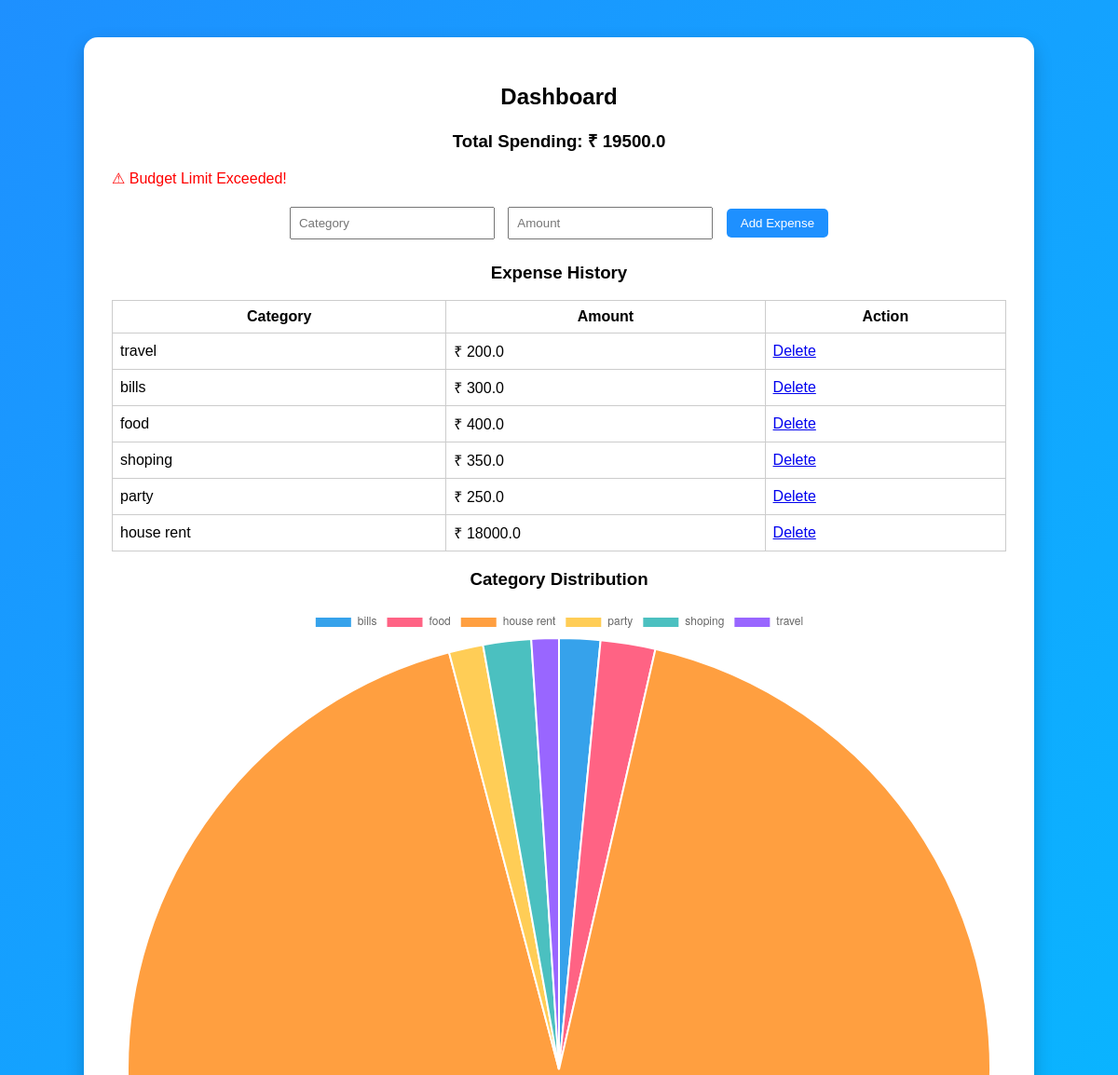
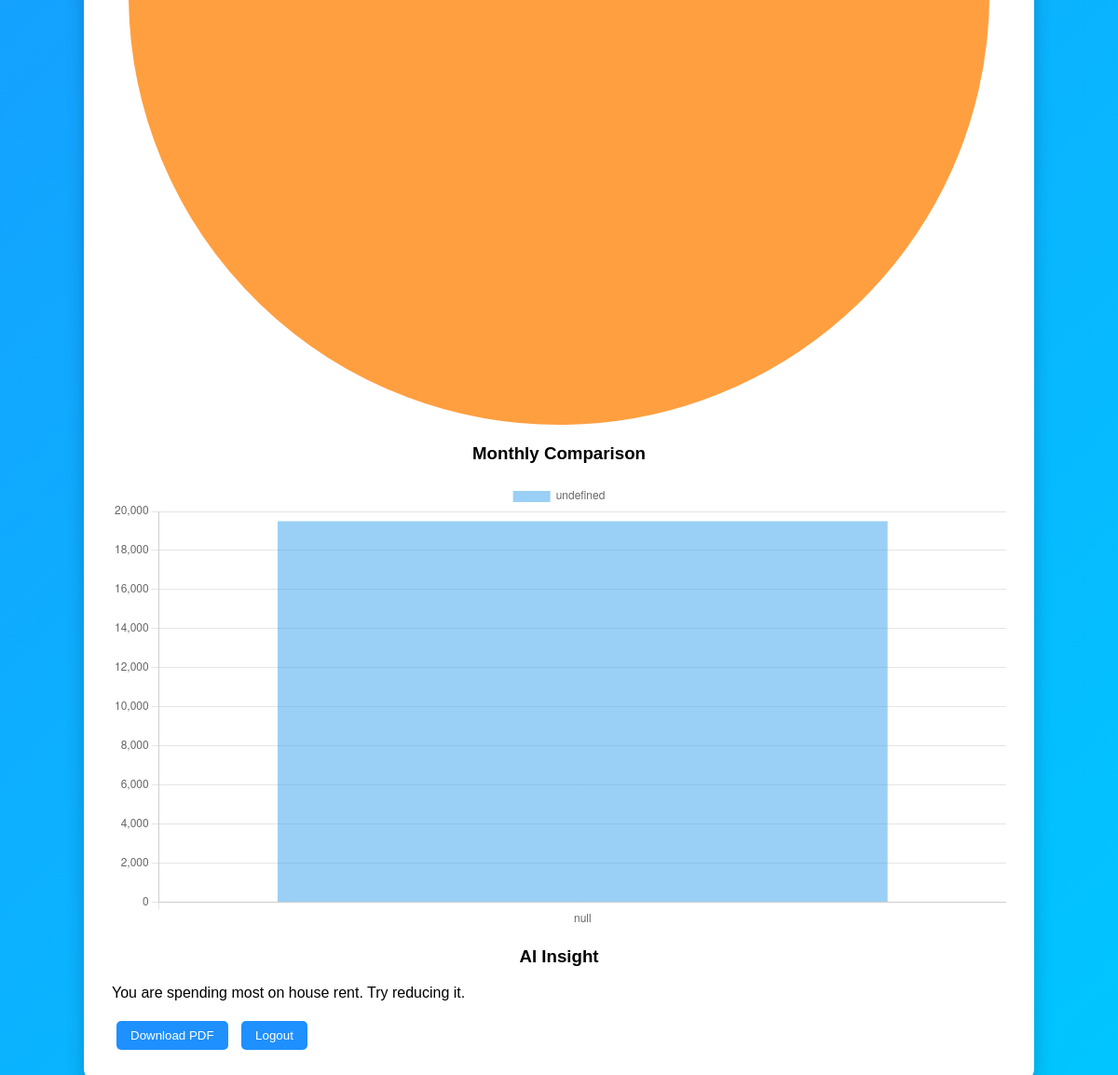
/dashboard (signed in), run on the app's committed database (2 pictures, top to bottom).
### tables this page shows
CREATE TABLE expenses (
                    id INTEGER PRIMARY KEY AUTOINCREMENT,
                    user_id INTEGER,
                    category TEXT,
                    amount REAL,
                    date TEXT, month TEXT);

### app.py (the view, shortened to what this page needs)
@app.route("/dashboard", methods=["GET", "POST"])
def dashboard():
    if "user_id" not in session:
        return redirect("/login")
    user_id = session["user_id"]
    conn = sqlite3.connect("database.db")
    c = conn.cursor()
    c.execute("SELECT * FROM expenses WHERE user_id=?", (user_id,))
    expenses = c.fetchall()
    conn.close()
    total = sum(e[3] for e in expenses)
    category_data = {}
    monthly_data = {}
    for e in expenses:
        category = e[2]
        amount = e[3]
        month = e[4]
        category_data[category] = category_data.get(category, 0) + amount
        monthly_data[month] = monthly_data.get(month, 0) + amount
    insight = ""
    if category_data:
        highest = max(category_data, key=category_data.get)
        insight = f"You are spending most on {highest}. Try reducing it."
    budget_alert = ""
    if total > BUDGET_LIMIT:
        budget_alert = "⚠ Budget Limit Exceeded!"
    return render_template("dashboard.html",
                           total=total,
                           category_data=category_data,
                           monthly_data=monthly_data,
                           expenses=expenses,
                           insight=insight,
                           budget_alert=budget_alert)

### templates/dashboard.html (shortened to what this page needs)
<!DOCTYPE html>
<html>
<head>
    <link rel="stylesheet" href="/static/style.css">
</head>
<body>
<div class="card">
<h2>Dashboard</h2>
<h3>Total Spending: ₹ {{ total }}</h3>
{% if budget_alert %}
<p style="color:red;">{{ budget_alert }}</p>
{% endif %}
<form method="POST">
    <input type="text" name="category" placeholder="Category" required>
    <input type="number" name="amount" placeholder="Amount" required>
    <button type="submit">Add Expense</button>
</form>
<h3>Expense History</h3>
<table border="1" width="100%">
<tr>
<th>Category</th>
<th>Amount</th>
<th>Action</th>
</tr>
{% for expense in expenses %}
<tr>
<td>{{ expense[2] }}</td>
<td>₹ {{ expense[3] }}</td>
<td><a href="/delete/{{ expense[0] }}">Delete</a></td>
</tr>
{% endfor %}
</table>
<h3>Category Distribution</h3>
<canvas id="pieChart"></canvas>
<h3>Monthly Comparison</h3>
<canvas id="barChart"></canvas>
<h3>AI Insight</h3>
<p>{{ insight }}</p>
<a href="/download_pdf"><button>Download PDF</button></a>
<a href="/logout"><button>Logout</button></a>
</div>
<script>
const categoryData = JSON.parse('{{ category_data | tojson | safe }}');
const monthlyData = JSON.parse('{{ monthly_data | tojson | safe }}');
// Pie Chart
new Chart(document.getElementById("pieChart"), {
    type: "pie",
    data: {
        labels: Object.keys(categoryData),
        datasets: [{
            data: Object.values(categoryData)
        }]
    }
});
// Bar Chart
new Chart(document.getElementById("barChart"), {
    type: "bar",
    data: {
        labels: Object.keys(monthlyData),
        datasets: [{
            data: Object.values(monthlyData)
        }]
    }
});
</script>
</body>
</html>

### static/style.css (style rules this page uses)
body { margin: 0; font-family: Arial, sans-serif; background: linear-gradient(135deg, #1e90ff, #00c6ff); }
.card { width: 80%; margin: 40px auto; background: white; padding: 30px; border-radius: 15px; box-shadow: 0 8px 20px rgba(0,0,0,0.2); }
h2, h3 { text-align: center; }
form { text-align: center; margin-bottom: 20px; }
input { padding: 8px; margin: 5px; width: 200px; }
button { padding: 8px 15px; margin: 5px; background: #1e90ff; border: none; color: white; border-radius: 5px; cursor: pointer; }
table { margin: 0 auto; border-collapse: collapse; }
table, th, td { border: 1px solid #ccc; padding: 8px; }

### data on the page
expenses: category "travel", amount "200.0"
expenses: category "bills", amount "300.0"
expenses: category "food", amount "400.0"
expenses: category "shoping", amount "350.0"
expenses: category "party", amount "250.0"
expenses: category "house rent", amount "18000.0"

### other printed values
{{ total }} "19500.0"
{{ budget_alert }} "⚠ Budget Limit Exceeded!"
{{ insight }} "You are spending most on house rent. Try reducing it."
chart data {{ category_data | tojson | safe }} {"bills": 300.0, "food": 400.0, "house rent": 18000.0, "party": 250.0, "shoping": 350.0, "travel": 200.0}
